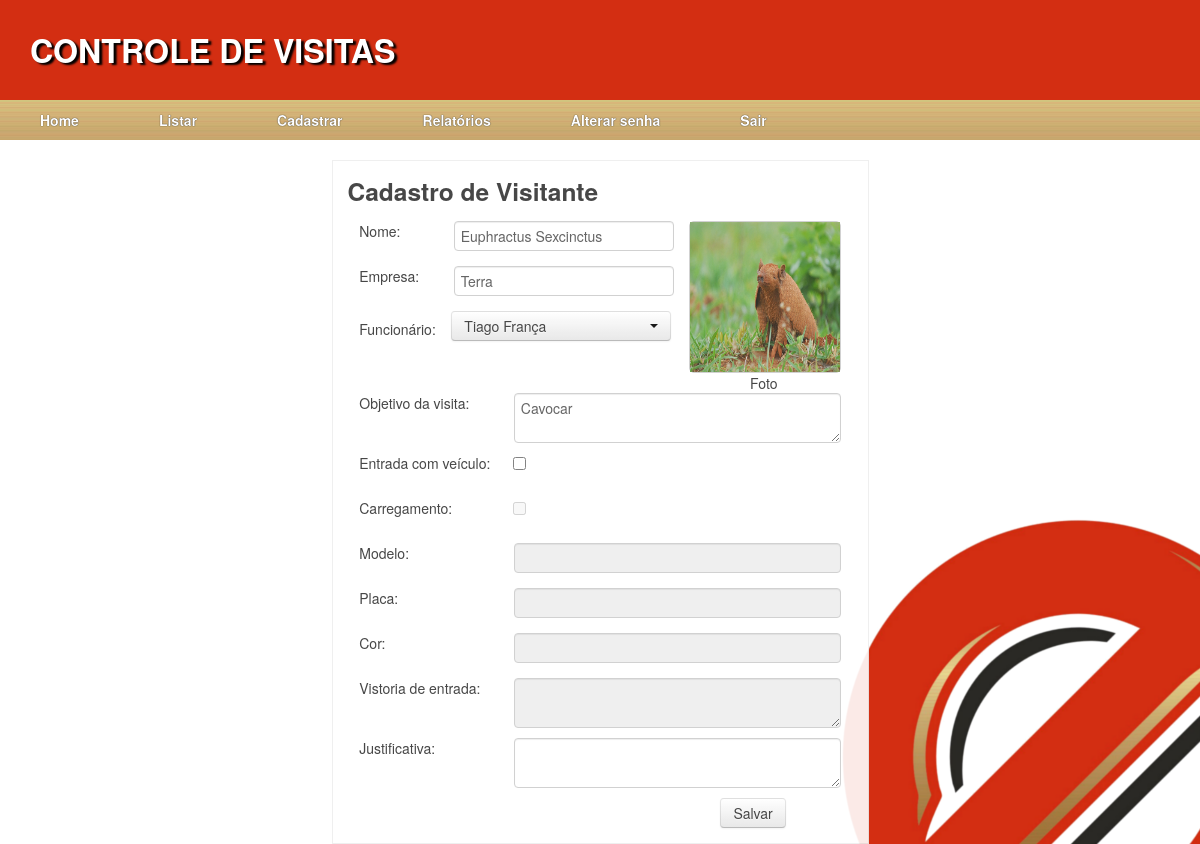
The page /index.php?p=cadastrarVisitante&editar=17 (signed in) on the database its author committed.
### tables this page shows
CREATE TABLE IF NOT EXISTS `visita` (
  `id_visita` int(11) NOT NULL AUTO_INCREMENT,
  `visitante_idvisitante` int(11) NOT NULL,
  `funcionario_idfuncionario` int(11) NOT NULL,
  `entrada` datetime DEFAULT NULL,
  `saida` datetime DEFAULT NULL,
  `objetivo_visita` varchar(200) DEFAULT NULL,
  `carga` tinyint(1) DEFAULT NULL,
  `visita_em_andamento` tinyint(1) DEFAULT NULL,
  `habilitado` tinyint(1) DEFAULT NULL,
  PRIMARY KEY (`id_visita`),
  KEY `fk_visita_visitante_idx` (`visitante_idvisitante`),
  KEY `fk_visita_funcionario1_idx` (`funcionario_idfuncionario`)
);

CREATE TABLE IF NOT EXISTS `visitante` (
  `id_visitante` int(11) NOT NULL AUTO_INCREMENT,
  `nome` varchar(100) DEFAULT NULL,
  `empresa` varchar(100) DEFAULT NULL,
  `foto` varchar(150) DEFAULT NULL,
  PRIMARY KEY (`id_visitante`)
);

CREATE TABLE IF NOT EXISTS `funcionario` (
  `id_funcionario` int(11) NOT NULL AUTO_INCREMENT,
  `nome` varchar(100) DEFAULT NULL,
  `setor` varchar(100) DEFAULT NULL,
  `habilitado` tinyint(1) NOT NULL,
  PRIMARY KEY (`id_funcionario`)
);

### log.class.php (called while the page is built, shortened)
<?php
require_once('conexao.class.php');
class log{
	public function __construct( $sql, $justificativa) {
        $this->sql = mysql_real_escape_string($sql);
		$query = explode(" ", $this->sql);
		$blacklist = array(
			"insert", "update", "delete", "truncate", "drop", "DECLARE", "EXEC", "SET",
			"CAST",	"alter", "index", "event", "trigger", "grant", "super", "process",
			"reload", "shutdown", "lock", "replication", "user"
		);
    }
}

### crud.class.php (called while the page is built, shortened)
<?php
require_once('conexao.class.php');
require_once('log.class.php');
  class crud {
    private $tabela="";
    private $sql_sel="";
    public function __construct($tabela) {
        $this->tabela = $tabela;
        return $this->tabela;
    }
	public function selecionar($campos, $where) {
		$campos = ($campos)?$campos:"*";
        if($where) $this->sql_sel = "SELECT $campos FROM ".$this->tabela." WHERE $where ;";
		else $this->sql_sel = "SELECT $campos FROM ".$this->tabela." ;";
        if(!$this->sel = mysql_query($this->sql_sel)) die();
		$result = null;
		while($linha = mysql_fetch_assoc($this->sel))
			$result[] = $linha;
		return $result;
    }
	public function query($query) {
		if(!$this->q = mysql_query($query)) die();
		$result = null;
		while($linha = mysql_fetch_assoc($this->q))
			$result[] = $linha;
		return $result;
	}
}

### conexao.class.php (called while the page is built, shortened)
<?php
class conexao {
    private $db_host = 'localhost';
    private $db_user = 'controledevisita';
    private $db_pass = '123';
    private $db_name = 'controledevisitas';
    private $con = false;
    public function connect() {
        if(!$this->con) {
            $myconn = @mysql_connect($this->db_host,$this->db_user,$this->db_pass);
            if($myconn) {
                $seldb = @mysql_select_db($this->db_name,$myconn);
                if($seldb) {
                    $this->con = true;
                    return true;
                } else {
                    return false;
                }
            } else {
                return false;
            }
        } else {
            return true;
        }
    }
    public function disconnect() {
	    if($this->con) {
	        if(@mysql_close()) {
				$this->con = false;
	            return true;
	        } else {
	            return false;
	        }
	    }
    }
}

### cadastros/cadastrarVisitante.php (the view, shortened to what this page needs)
<?php
	require_once('controle/controleVisitante.php');
	@$getId = $_GET['editar'];
    if(@$getId){
		$crud = new crud('visita');
		$result = $crud->query("
					SELECT
						v.`id_visita`,
						vis.`nome` as nome_visitante,
						vis.`empresa`,
						vis.`foto`,
						fun.`nome` as nome_funcionario,
						fun.`id_funcionario`,
						v.`objetivo_visita`,
						v.`carga`,
						vei.`modelo`,
						vei.`cor`,
						vei.`placa`,
						vei.`vistoria_entrada`
					FROM `visita` v
						INNER JOIN `visitante` vis ON (vis.`id_visitante` = v.`visitante_idvisitante`)
						INNER JOIN `funcionario` fun ON (fun.`id_funcionario` = v.`funcionario_idfuncionario`)
						LEFT JOIN `veiculo` vei ON (vei.`visita_idvisita` = v.`id_visita`)
					WHERE v.`habilitado` <> 0
						AND v.`visita_em_andamento` <> 0
						AND v.`id_visita` = $getId
					ORDER BY v.`entrada` ASC;
		");
		foreach($result as $campo){
			$valores = $campo;
		}
	}
?>
<div class="form form-large">
	<h3>Cadastro de Visitante</h3>
	<form action="" method="post" enctype="multipart/form-data" >
		<div id="shell">
        	<div class="inputFile">
            	<img id="imgAvatar" src="<?php
								if($getId)
									if( @!empty($valores['foto'])) {
										echo @$valores['foto'];
									}else
									echo "images/fotos_visitante/default_user.png";
								else
									echo "images/fotos_visitante/default_user.png"; ?>" alt="Foto do visitante" />
        	</div>
            <span id="lblFoto">Foto</span>
        </div>
		<label class="clear-none">Nome: <input type="text" required id="nome" name="nome" autofocus <?php echo "value=\"".@$valores['nome_visitante']."\""; ?> /> </label> <br />
		<label class="clear-none" for="empresa">Empresa: <input type="text" required id="empresa" name="empresa" <?php echo "value=\"".@$valores['empresa']."\""; ?> /> </label> <br />
        <label class="clear-none">Funcion&aacute;rio: &nbsp;&nbsp;&nbsp;<select required name="funcionario" id="funcionario" class="selectpicker"><option value=""></option>
         <?php
					$crud = new crud('funcionario');
					$consult = $crud->selecionar("id_funcionario,nome","habilitado<>0 ORDER BY `nome` ASC");
					foreach($consult as $func){
						if(@$func['id_funcionario'] == @$valores['id_funcionario'])
							echo '<option value="'.$func['id_funcionario'].'" selected>'.$func['nome'].'</option>';
						else
							echo '<option value="'.$func['id_funcionario'].'">'.$func['nome'].'</option>';
					}
		?>
        </select> </label>  <br />
		<div class="form-liquid">
		<label>Objetivo da visita: <textarea required name="objetivo_visita" id="objetivo_visita" ><?php echo @$valores['objetivo_visita']?></textarea> </label> <br />
			<label>Entrada com ve&iacute;culo: <input type="checkbox" id="entrada_veiculo" name="entrada_veiculo" <?php if(@$valores['modelo']) echo "checked" ?> onclick="habilitar();" /> </label> <br />
			<label>Carregamento: <input type="checkbox" name="carregamento" id="carregamento" disabled <?php if(@$valores['carga']) echo "checked" ?>  /></label><br />
			<label>Modelo: <input type="text" required id="modelo" name="modelo" disabled <?php echo "value=\"".@$valores['modelo']."\""; ?>  /> </label> <br />
			<label>Placa: <input type="text" required id="placa" name="placa" disabled <?php echo "value=\"".@$valores['placa']."\""; ?>  /> </label> <br />
			<label>Cor: <input type="text" required id="cor" name="cor" disabled <?php echo "value=\"".@$valores['cor']."\""; ?> /> </label> <br />
			<label>Vistoria de entrada: <textarea required name="vistoria_entrada" id="vistoria_entrada" disabled ><?php echo @$valores['vistoria_entrada']?></textarea> </label> <br />
			<?php if(@$getId) { ?>
			<label>Justificativa: <textarea required name="justificativa" id="justificativa" ></textarea> </label> <br />
			<?php }?>
		</div>
		<input type="submit" value="Salvar" name="<?php echo (@$getId)?'editar':'cadastrar'; ?>" class="btn"/>
	</form>
</div>

### css/custom.css (style rules this page uses)
body { background: url(../images/background.png) fixed right bottom no-repeat; }
h3 { padding-left: 15px; }
.form { width: 450px; margin: auto; margin-top: 20px; padding-bottom: 0px; background: #FFF; border:1px solid #EEE; }
.form-large { width: 535px; }
.form form { margin: 0 5% 0 5%; }
.form form label { clear:both; }
.form form input, textarea { float: right; clear:both; }
.form form label select { float: left; position:none ; padding-right:0px; background:red; }
.form form input[type=checkbox] { margin-right: 207px; }
.form form input[type=submit] { margin-left: 75%; margin-bottom: 15px; float: none; display: block; clear: both; }
.form form .form-liquid input[type=text] { width: 65%; }
.form form .form-liquid input[type=checkbox] { margin-right:315px; }
.form-liquid textarea { width: 65%; }
#container, .container, .table, .form { opacity: 0.9; }
#shell { float: right; }
#user, .inputFile { width: 150px; height: 150px; overflow: hidden; background: #fff; border: 1px solid #CCC; border-radius: 5px; }
#user img, .inputFile img { width: 150px; height: 150px; display: block; text-align: center; }
.inputFile img { position: absolute; }
.inputFile img { cursor: pointer; }
#lblFoto { width: 150px; display: block; text-align: center; }
.clear-none { clear:none !important; }
.clear-none input, select { margin-right: 15px; clear:none !important; }

### rows shown on the page
visita: visitante_idvisitante.foto (picture), nome "Euphractus Sexcinctus", empresa "Terra", objetivo_visita "Cavocar"
funcionario: nome "Tiago França"
